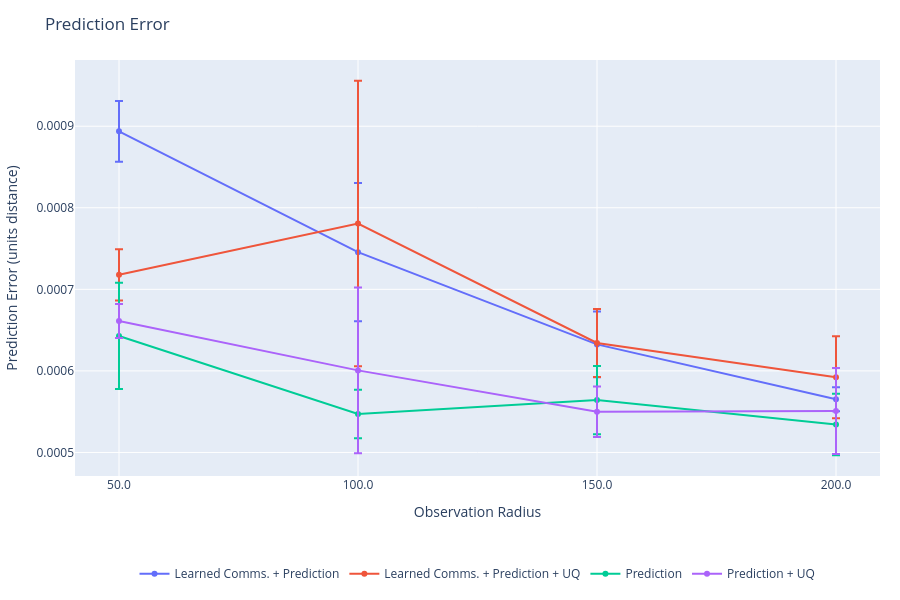
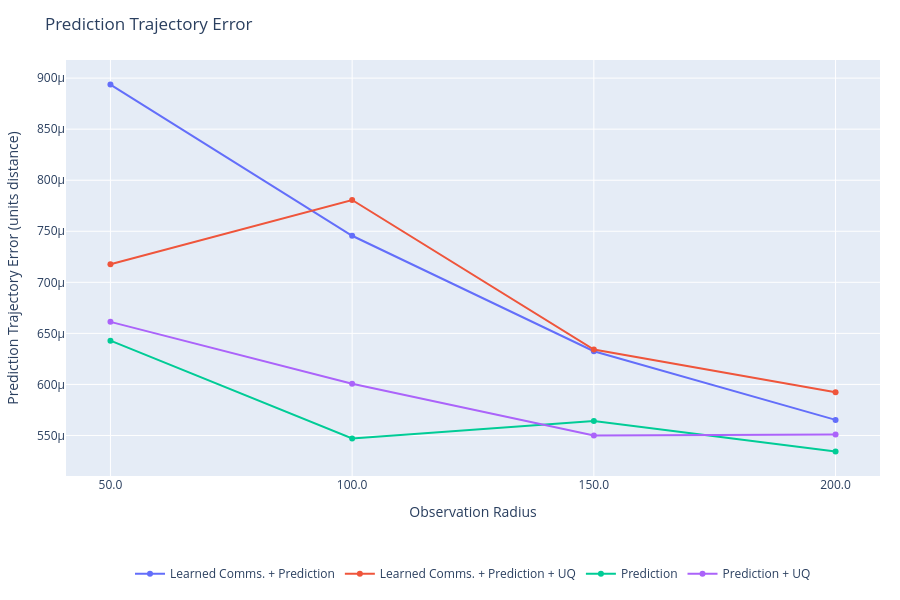
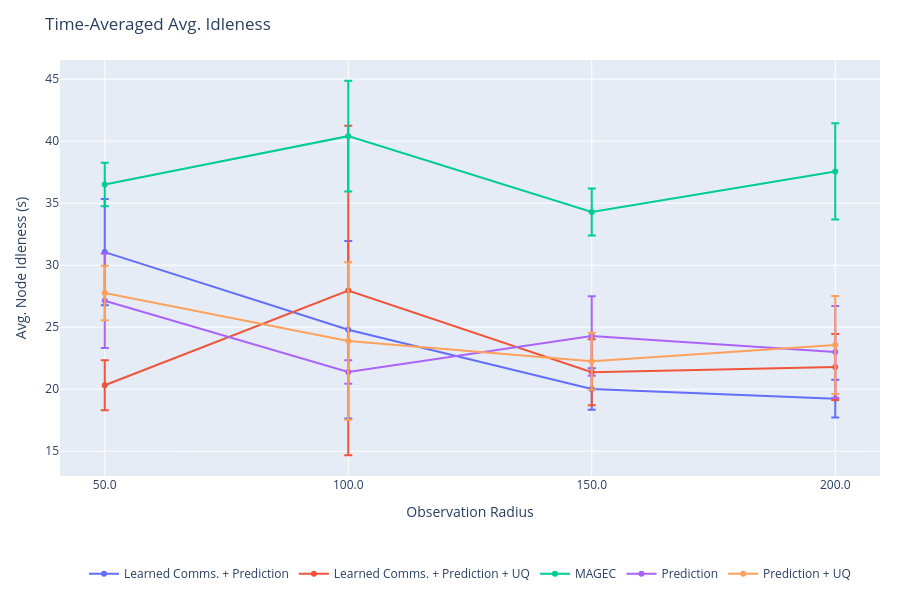
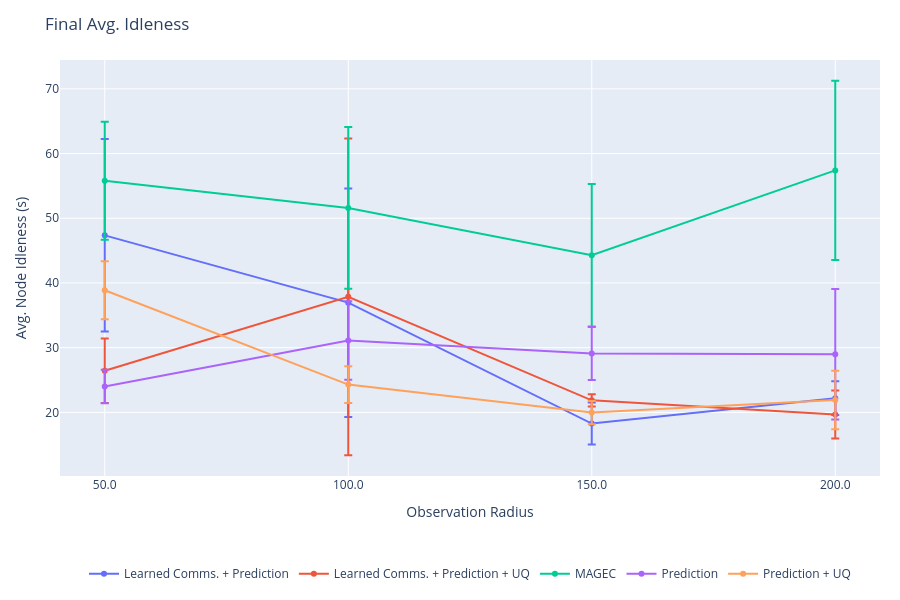

Notebook source saved alongside these figures, in order:
### Code cell
%reload_ext autoreload
%autoreload 2
from plots import *
import numpy as np

x_key = 'observation_radius'

# Data for plotting
plots = {
    'prediction_error_mean': {
        'title': 'Prediction Error',
        'ylabel': 'Prediction Error (units distance)',
        'xlabel': 'Observation Radius',
        'x': {series: get_x_radii(series, output, x_key) for series in output},
        # Average over all episodes and all timesteps.
        'y': {
            series: [np.mean(output[series][exp]['prediction_error_mean']) for exp in sorted_experiments(series, output, x_key)]
                for series in output if not next(iter(output[series].values())).attrs['prediction_disable']
        },
        'y_std': {
            series: [np.std(np.mean(output[series][exp]['prediction_error_mean'], axis=tuple(range(1, output[series][exp]['prediction_error_mean'].ndim)))) for exp in sorted_experiments(series, output, x_key)]
                for series in output if not next(iter(output[series].values())).attrs['prediction_disable']
        }
    },
    'prediction_trajectory_error_mean': {
        'title': 'Prediction Trajectory Error',
        'ylabel': 'Prediction Trajectory Error (units distance)',
        'xlabel': 'Observation Radius',
        'x': {series: get_x_radii(series, output, x_key) for series in output},
        # Average over all episodes and all timesteps.
        'y': {
            series: [np.mean(output[series][exp]['prediction_trajectory_error_mean']) for exp in sorted_experiments(series, output, x_key)]
                for series in output if not next(iter(output[series].values())).attrs['prediction_disable']
        }
    },
    'avg_idleness': {
        'title': 'Time-Averaged Avg. Idleness',
        'ylabel': 'Avg. Node Idleness (s)',
        'xlabel': 'Observation Radius',
        'x': {series: get_x_radii(series, output, x_key) for series in output},
        # Average over all episodes and all timesteps.
        'y': {
            series: [np.mean(output[series][exp]['avg_idleness']) for exp in sorted_experiments(series, output, x_key)]
                for series in output
        },
        'y_std': {
            series: [np.std(np.mean(output[series][exp]['avg_idleness'], axis=tuple(range(1, output[series][exp]['avg_idleness'].ndim)))) for exp in sorted_experiments(series, output, x_key)]
                for series in output
        }
    },
    'avg_idleness_final': {
        'title': 'Final Avg. Idleness',
        'ylabel': 'Avg. Node Idleness (s)',
        'xlabel': 'Observation Radius',
        'x': {series: get_x_radii(series, output, x_key) for series in output},
        'y': {
            series: [np.mean(output[series][exp]['avg_idleness'][:, -1]) for exp in sorted_experiments(series, output, x_key)]
                for series in output
        },
        'y_std': {
            series: [np.std(np.mean(output[series][exp]['avg_idleness'][:, -1], axis=tuple(range(1, output[series][exp]['avg_idleness'][:, -1].ndim)))) for exp in sorted_experiments(series, output, x_key)]
                for series in output
        }
    },
    'avg_idleness_over_time': {
        'title': 'Avg. Idleness vs. Time',
        'ylabel': 'Avg. Node Idleness (s)',
        'xlabel': 'Time Steps',
        # One trace per experiment: average over episodes, keep time dimension.
        'y': {
            series: {
                exp: np.mean(output[series][exp]['avg_idleness'], axis=0)
                for exp in sorted_experiments(series, output, x_key)
            }
            for series in output
        },
        # 'y_std': {
        #     series: {
        #         exp: np.std(output[series][exp]['avg_idleness'], axis=0)
        #         for exp in sorted_experiments(series, output, x_key)
        #     }
        #     for series in output
        # }
    },
    'worst_idleness': {
        'title': 'Time-Averaged Worst Idleness',
        'ylabel': 'Worst Node Idleness (s)',
        'xlabel': 'Observation Radius',
        'x': {series: get_x_radii(series, output, x_key) for series in output},
        # Average over all episodes and all timesteps.
        'y': {
            series: [np.mean(output[series][exp]['worst_idleness']) for exp in sorted_experiments(series, output, x_key)]
                for series in output
        },
        'y_std': {
            series: [np.std(np.mean(output[series][exp]['worst_idleness'], axis=tuple(range(1, output[series][exp]['worst_idleness'].ndim)))) for exp in sorted_experiments(series, output, x_key)]
                for series in output
        }
    },
    'worst_idleness_final': {
        'title': 'Final Worst Idleness',
        'ylabel': 'Worst Node Idleness (s)',
        'xlabel': 'Observation Radius',
        'x': {series: get_x_radii(series, output, x_key) for series in output},
        'y': {
            series: [np.mean(output[series][exp]['worst_idleness'][:, -1]) for exp in sorted_experiments(series, output, x_key)]
                for series in output
        }
    },
    'worst_idleness_over_time': {
        'title': 'Worst Idleness vs. Time',
        'ylabel': 'Worst Node Idleness (s)',
        'xlabel': 'Time Steps',
        # One trace per experiment: average over episodes, keep time dimension.
        'y': {
            series: {
                exp: np.mean(output[series][exp]['worst_idleness'], axis=0)
                for exp in sorted_experiments(series, output, x_key)
            }
            for series in output
        },
        'y_std': {
            series: {
                exp: np.std(output[series][exp]['worst_idleness'], axis=0)
                for exp in sorted_experiments(series, output, x_key)
            }
            for series in output
        }
    },
    'stddev_idleness': {
        'title': 'Time-Averaged Std. Dev. Idleness',
        'ylabel': 'Std. Dev. Node Idleness (s)',
        'xlabel': 'Observation Radius',
        'x': {series: get_x_radii(series, output, x_key) for series in output},
        # Average over all episodes and all timesteps.
        'y': {
            series: [np.mean(output[series][exp]['stddev_idleness']) for exp in sorted_experiments(series, output, x_key)]
                for series in output
        }
    },
    'stddev_idleness_over_time': {
        'title': 'Std. Dev. Idleness vs. Time',
        'ylabel': 'Std. Dev. Node Idleness (s)',
        'xlabel': 'Time Steps',
        # One trace per experiment: average over episodes, keep time dimension.
        'y': {
            series: {
                exp: np.mean(output[series][exp]['stddev_idleness'], axis=0)
                for exp in sorted_experiments(series, output, x_key)
            }
            for series in output
        },
        'y_std': {
            series: {
                exp: np.std(output[series][exp]['stddev_idleness'], axis=0)
                for exp in sorted_experiments(series, output, x_key)
            }
            for series in output
        }
    },
    'communication_requests': {
        'title': 'Communication Requests vs. Observation Radius',
        'ylabel': 'Communication Requests',
        'xlabel': 'Observation Radius',
        'x': {series: get_x_radii(series, output, x_key) for series in output},
        'y': {
            series: [np.mean(output[series][exp]['communication']['requests_made']) for exp in sorted_experiments(series, output, x_key)]
                for series in output
        }
    },
    'communication_requests_time': {
        'title': 'Cumulative Communication Requests vs. Time',
        'ylabel': 'Communication Requests',
        'xlabel': 'Time Steps',
        'y': {
            series: {
                exp: np.cumsum(np.mean(output[series][exp]['communication']['requests_made'], axis=0))
                for exp in sorted_experiments(series, output, x_key)
            }
            for series in output
        }
    },
    'prediction_uncertainty_mean': {
        'title': 'Prediction Uncertainty',
        'ylabel': 'Prediction Uncertainty (units distance)',
        'xlabel': 'Observation Radius',
        'x': {series: get_x_radii(series, output, x_key) for series in output},
        # Average over all episodes and all timesteps.
        'y': {
            series: [np.mean(output[series][exp]['prediction_uncertainty_mean']) for exp in sorted_experiments(series, output, x_key)]
                for series in output if not next(iter(output[series].values())).attrs['prediction_disable']
        }
    },
    'prediction_uncertainty_gap_mean': {
        'title': 'Prediction Uncertainty Gap',
        'ylabel': 'Prediction Uncertainty Gap (units distance)',
        'xlabel': 'Observation Radius',
        'x': {series: get_x_radii(series, output, x_key) for series in output},
        # Average over all episodes and all timesteps.
        'y': {
            series: [np.mean(output[series][exp]['prediction_uncertainty_gap_mean']) for exp in sorted_experiments(series, output, x_key)]
                for series in output if not next(iter(output[series].values())).attrs['prediction_disable']
        }
    },
}

# Miscelaneous statistics.
timesteps = [np.max([np.max(output[series][experiment]['deltaSteps'].shape[1]) for experiment in output[series]]) for series in output]

plot(plots, timesteps=timesteps)

### Figure 1 — Plotly figure (JSON) as saved in the notebook; plotly's stock layout.template omitted (floating-point values rounded to 4 significant figures)
{"data": [{"error_y": {"array": [3.725e-05, 8.477e-05, 4.024e-05, 1.46e-05], "type": "data", "visible": true}, "hovertemplate": "%{x:.2f}: %{y:.4f}<extra></extra>", "mode": "lines+markers", "name": "Learned Comms. + Prediction", "type": "scatter", "x": [50, 100, 150, 200], "y": [0.0008937, 0.0007456, 0.0006325, 0.0005652]}, {"error_y": {"array": [3.146e-05, 0.000175, 4.172e-05, 5.036e-05], "type": "data", "visible": true}, "hovertemplate": "%{x:.2f}: %{y:.4f}<extra></extra>", "mode": "lines+markers", "name": "Learned Comms. + Prediction + UQ", "type": "scatter", "x": [50, 100, 150, 200], "y": [0.0007178, 0.0007806, 0.0006342, 0.0005922]}, {"error_y": {"array": [6.514e-05, 2.963e-05, 4.188e-05, 3.769e-05], "type": "data", "visible": true}, "hovertemplate": "%{x:.2f}: %{y:.4f}<extra></extra>", "mode": "lines+markers", "name": "Prediction", "type": "scatter", "x": [50, 100, 150, 200], "y": [0.0006428, 0.0005471, 0.0005642, 0.0005343]}, {"error_y": {"array": [2.091e-05, 0.0001016, 3.094e-05, 5.265e-05], "type": "data", "visible": true}, "hovertemplate": "%{x:.2f}: %{y:.4f}<extra></extra>", "mode": "lines+markers", "name": "Prediction + UQ", "type": "scatter", "x": [50, 100, 150, 200], "y": [0.0006613, 0.0006006, 0.00055, 0.0005509]}], "layout": {"autosize": true, "height": 600, "hovermode": "closest", "legend": {"orientation": "h", "x": 0.5, "xanchor": "center", "y": -0.2, "yanchor": "top"}, "margin": {"b": 120, "l": 60, "r": 20, "t": 60}, "showlegend": true, "title": {"text": "Prediction Error"}, "xaxis": {"ticktext": ["50.0", "100.0", "150.0", "200.0"], "tickvals": [50, 100, 150, 200], "title": {"text": "Observation Radius"}}, "yaxis": {"title": {"text": "Prediction Error (units distance)"}}}}

### Figure 2 — Plotly figure (JSON) as saved in the notebook; plotly's stock layout.template omitted (floating-point values rounded to 4 significant figures)
{"data": [{"hovertemplate": "%{x:.2f}: %{y:.4f}<extra></extra>", "mode": "lines+markers", "name": "Learned Comms. + Prediction", "type": "scatter", "x": [50, 100, 150, 200], "y": [0.0008937, 0.0007456, 0.0006325, 0.0005652]}, {"hovertemplate": "%{x:.2f}: %{y:.4f}<extra></extra>", "mode": "lines+markers", "name": "Learned Comms. + Prediction + UQ", "type": "scatter", "x": [50, 100, 150, 200], "y": [0.0007178, 0.0007806, 0.0006342, 0.0005922]}, {"hovertemplate": "%{x:.2f}: %{y:.4f}<extra></extra>", "mode": "lines+markers", "name": "Prediction", "type": "scatter", "x": [50, 100, 150, 200], "y": [0.0006428, 0.0005471, 0.0005642, 0.0005343]}, {"hovertemplate": "%{x:.2f}: %{y:.4f}<extra></extra>", "mode": "lines+markers", "name": "Prediction + UQ", "type": "scatter", "x": [50, 100, 150, 200], "y": [0.0006613, 0.0006006, 0.00055, 0.0005509]}], "layout": {"autosize": true, "height": 600, "hovermode": "closest", "legend": {"orientation": "h", "x": 0.5, "xanchor": "center", "y": -0.2, "yanchor": "top"}, "margin": {"b": 120, "l": 60, "r": 20, "t": 60}, "showlegend": true, "title": {"text": "Prediction Trajectory Error"}, "xaxis": {"ticktext": ["50.0", "100.0", "150.0", "200.0"], "tickvals": [50, 100, 150, 200], "title": {"text": "Observation Radius"}}, "yaxis": {"title": {"text": "Prediction Trajectory Error (units distance)"}}}}

### Figure 3 — Plotly figure (JSON) as saved in the notebook; plotly's stock layout.template omitted (floating-point values rounded to 4 significant figures)
{"data": [{"error_y": {"array": [4.287, 7.157, 1.67, 1.514], "type": "data", "visible": true}, "hovertemplate": "%{x:.2f}: %{y:.4f}<extra></extra>", "mode": "lines+markers", "name": "Learned Comms. + Prediction", "type": "scatter", "x": [50, 100, 150, 200], "y": [31.06, 24.8, 20.02, 19.24]}, {"error_y": {"array": [2.013, 13.28, 2.662, 2.659], "type": "data", "visible": true}, "hovertemplate": "%{x:.2f}: %{y:.4f}<extra></extra>", "mode": "lines+markers", "name": "Learned Comms. + Prediction + UQ", "type": "scatter", "x": [50, 100, 150, 200], "y": [20.32, 27.96, 21.37, 21.8]}, {"error_y": {"array": [1.749, 4.463, 1.899, 3.886], "type": "data", "visible": true}, "hovertemplate": "%{x:.2f}: %{y:.4f}<extra></extra>", "mode": "lines+markers", "name": "MAGEC", "type": "scatter", "x": [50, 100, 150, 200], "y": [36.51, 40.41, 34.29, 37.56]}, {"error_y": {"array": [3.814, 0.9477, 3.205, 3.713], "type": "data", "visible": true}, "hovertemplate": "%{x:.2f}: %{y:.4f}<extra></extra>", "mode": "lines+markers", "name": "Prediction", "type": "scatter", "x": [50, 100, 150, 200], "y": [27.14, 21.39, 24.28, 23.0]}, {"error_y": {"array": [2.192, 6.349, 2.304, 3.945], "type": "data", "visible": true}, "hovertemplate": "%{x:.2f}: %{y:.4f}<extra></extra>", "mode": "lines+markers", "name": "Prediction + UQ", "type": "scatter", "x": [50, 100, 150, 200], "y": [27.76, 23.9, 22.26, 23.57]}], "layout": {"autosize": true, "height": 600, "hovermode": "closest", "legend": {"orientation": "h", "x": 0.5, "xanchor": "center", "y": -0.2, "yanchor": "top"}, "margin": {"b": 120, "l": 60, "r": 20, "t": 60}, "showlegend": true, "title": {"text": "Time-Averaged Avg. Idleness"}, "xaxis": {"ticktext": ["50.0", "100.0", "150.0", "200.0"], "tickvals": [50, 100, 150, 200], "title": {"text": "Observation Radius"}}, "yaxis": {"title": {"text": "Avg. Node Idleness (s)"}}}}

### Figure 4 — Plotly figure (JSON) as saved in the notebook; plotly's stock layout.template omitted (floating-point values rounded to 4 significant figures)
{"data": [{"error_y": {"array": [14.88, 17.66, 3.248, 2.6], "type": "data", "visible": true}, "hovertemplate": "%{x:.2f}: %{y:.4f}<extra></extra>", "mode": "lines+markers", "name": "Learned Comms. + Prediction", "type": "scatter", "x": [50, 100, 150, 200], "y": [47.36, 36.96, 18.27, 22.2]}, {"error_y": {"array": [4.98, 24.47, 0.9319, 3.725], "type": "data", "visible": true}, "hovertemplate": "%{x:.2f}: %{y:.4f}<extra></extra>", "mode": "lines+markers", "name": "Learned Comms. + Prediction + UQ", "type": "scatter", "x": [50, 100, 150, 200], "y": [26.43, 37.85, 21.86, 19.68]}, {"error_y": {"array": [9.122, 12.49, 11.0, 13.85], "type": "data", "visible": true}, "hovertemplate": "%{x:.2f}: %{y:.4f}<extra></extra>", "mode": "lines+markers", "name": "MAGEC", "type": "scatter", "x": [50, 100, 150, 200], "y": [55.8, 51.6, 44.28, 57.39]}, {"error_y": {"array": [2.583, 6.05, 4.083, 10.09], "type": "data", "visible": true}, "hovertemplate": "%{x:.2f}: %{y:.4f}<extra></extra>", "mode": "lines+markers", "name": "Prediction", "type": "scatter", "x": [50, 100, 150, 200], "y": [24.01, 31.11, 29.1, 28.98]}, {"error_y": {"array": [4.475, 2.838, 1.783, 4.521], "type": "data", "visible": true}, "hovertemplate": "%{x:.2f}: %{y:.4f}<extra></extra>", "mode": "lines+markers", "name": "Prediction + UQ", "type": "scatter", "x": [50, 100, 150, 200], "y": [38.88, 24.29, 19.97, 21.9]}], "layout": {"autosize": true, "height": 600, "hovermode": "closest", "legend": {"orientation": "h", "x": 0.5, "xanchor": "center", "y": -0.2, "yanchor": "top"}, "margin": {"b": 120, "l": 60, "r": 20, "t": 60}, "showlegend": true, "title": {"text": "Final Avg. Idleness"}, "xaxis": {"ticktext": ["50.0", "100.0", "150.0", "200.0"], "tickvals": [50, 100, 150, 200], "title": {"text": "Observation Radius"}}, "yaxis": {"title": {"text": "Avg. Node Idleness (s)"}}}}
